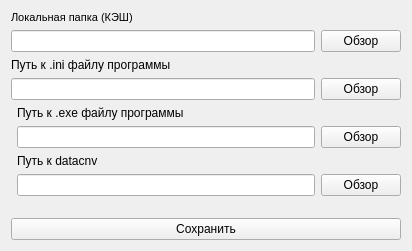
<?xml version="1.0" encoding="UTF-8"?>
<ui version="4.0">
 <class>PathForm</class>
 <widget class="QWidget" name="PathForm">
  <property name="geometry">
   <rect>
    <x>0</x>
    <y>0</y>
    <width>412</width>
    <height>251</height>
   </rect>
  </property>
  <property name="maximumSize">
   <size>
    <width>16777215</width>
    <height>251</height>
   </size>
  </property>
  <property name="windowTitle">
   <string>Настройка путей</string>
  </property>
  <layout class="QVBoxLayout" name="verticalLayout_2">
   <item>
    <layout class="QVBoxLayout" name="verticalLayout">
     <item>
      <layout class="QFormLayout" name="formLayout_3">
       <item row="0" column="0">
        <widget class="QLabel" name="dir_label_2">
         <property name="minimumSize">
          <size>
           <width>384</width>
           <height>13</height>
          </size>
         </property>
         <property name="font">
          <font>
           <family>MS Shell Dlg 2</family>
           <pointsize>8</pointsize>
          </font>
         </property>
         <property name="text">
          <string>Локальная папка (КЭШ)</string>
         </property>
        </widget>
       </item>
       <item row="1" column="0" colspan="2">
        <layout class="QHBoxLayout" name="horizontalLayout_1" stretch="0,0">
         <item>
          <widget class="QLineEdit" name="dir_line_edit">
           <property name="TypeField" stdset="0">
            <string>cash_path</string>
           </property>
          </widget>
         </item>
         <item>
          <widget class="QPushButton" name="dir_button_dial">
           <property name="text">
            <string>Обзор</string>
           </property>
          </widget>
         </item>
        </layout>
       </item>
       <item row="2" column="0" colspan="2">
        <layout class="QFormLayout" name="formLayout_2">
         <item row="0" column="0">
          <widget class="QLabel" name="ini_label_2">
           <property name="text">
            <string>Путь к .ini файлу программы</string>
           </property>
          </widget>
         </item>
         <item row="1" column="0" colspan="2">
          <layout class="QHBoxLayout" name="horizontalLayout_8">
           <item>
            <widget class="QLineEdit" name="ini_line_edit">
             <property name="TypeField" stdset="0">
              <string>ini_path</string>
             </property>
            </widget>
           </item>
           <item>
            <widget class="QPushButton" name="ini_button_dial">
             <property name="text">
              <string>Обзор</string>
             </property>
            </widget>
           </item>
          </layout>
         </item>
        </layout>
       </item>
       <item row="3" column="0" colspan="2">
        <layout class="QFormLayout" name="formLayout">
         <item row="0" column="1">
          <widget class="QLabel" name="exe_label_2">
           <property name="text">
            <string>Путь к .exe файлу программы</string>
           </property>
          </widget>
         </item>
         <item row="1" column="1">
          <layout class="QHBoxLayout" name="horizontalLayout_9">
           <item>
            <widget class="QLineEdit" name="exe_line_edit">
             <property name="TypeField" stdset="0">
              <string>exe_path</string>
             </property>
            </widget>
           </item>
           <item>
            <widget class="QPushButton" name="exe_button_dial">
             <property name="text">
              <string>Обзор</string>
             </property>
            </widget>
           </item>
          </layout>
         </item>
        </layout>
       </item>
       <item row="4" column="0" colspan="2">
        <layout class="QFormLayout" name="formLayout_4">
         <item row="0" column="1">
          <widget class="QLabel" name="exe_label_3">
           <property name="text">
            <string>Путь к datacnv</string>
           </property>
          </widget>
         </item>
         <item row="1" column="1">
          <layout class="QHBoxLayout" name="horizontalLayout_10">
           <item>
            <widget class="QLineEdit" name="datacnv_line_edit">
             <property name="TypeField" stdset="0">
              <string>cnv_path</string>
             </property>
            </widget>
           </item>
           <item>
            <widget class="QPushButton" name="datacnv_button_dial">
             <property name="text">
              <string>Обзор</string>
             </property>
            </widget>
           </item>
          </layout>
         </item>
        </layout>
       </item>
      </layout>
     </item>
     <item>
      <widget class="QPushButton" name="save_button">
       <property name="text">
        <string>Сохранить</string>
       </property>
      </widget>
     </item>
    </layout>
   </item>
  </layout>
 </widget>
 <resources/>
 <connections/>
</ui>
